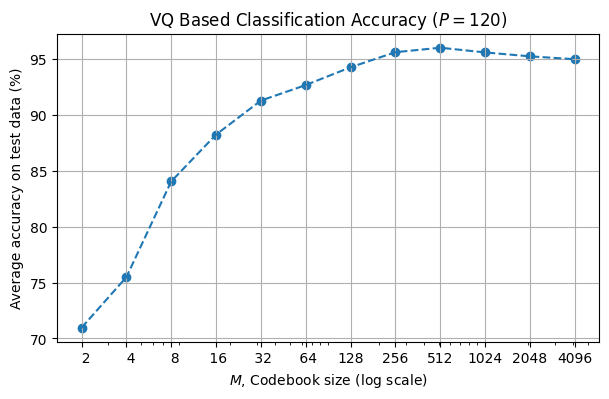

Generate this figure with Python:
# coding=utf-8
import pandas as pd
import matplotlib.pyplot as plt

# RUN:
#   python3 ./vq-scatter.py vq-summary.csv


def plot_csv(filename):
    df = pd.read_csv(filename, comment='#')
    # print(df)

    fig = plt.figure(figsize=(7, 4))

    ms = df['M']
    avgAcs = df['Test avgAc']

    plt.plot(ms, avgAcs, linestyle='--')
    plt.scatter(ms, avgAcs, label='$M$')

    plt.ylabel('Average accuracy on test data (%)')
    plt.xlabel('$M$, Codebook size (log scale)')
    plt.xscale('log')
    plt.xticks(ms, labels=['{:3}'.format(m) for m in ms])
    plt.grid(True)
    plt.title('VQ Based Classification Accuracy ($P=120$)')

    fig.savefig('vq-scatter.png', bbox_inches='tight')
    # plt.show(block=True)


if __name__ == "__main__":
    from sys import argv
    if len(argv) < 2:
        print('USAGE: vq-scatter.py <csv-filename>')
        exit(1)

    csv_filename = argv[1]
    plot_csv(csv_filename)
